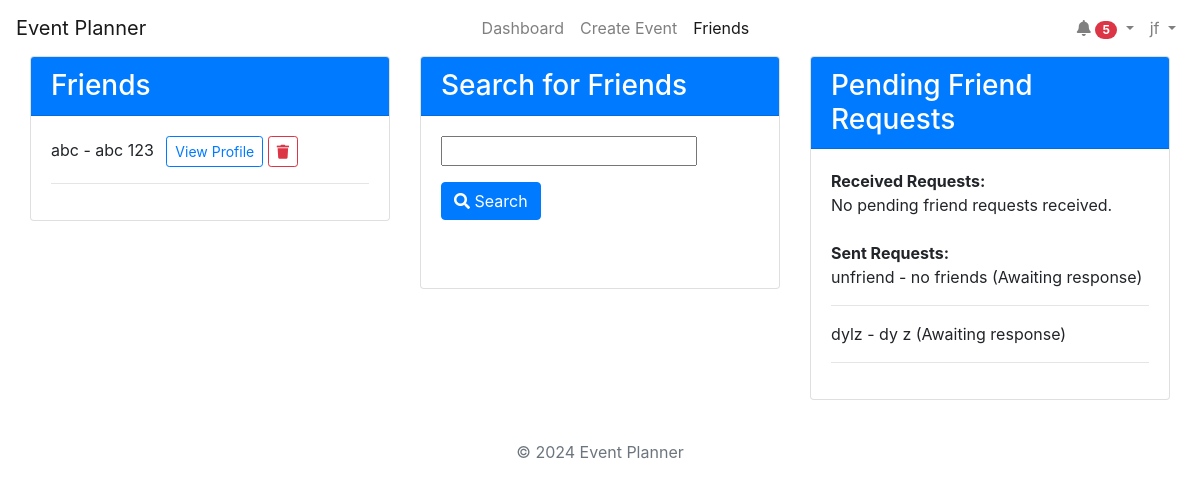
Page /friends/ (signed in) on the committed database.
### accounts/models.py (models this page shows, shortened)
class Friendship(models.Model):
    from_user = models.ForeignKey(
        User, related_name="from_friend", on_delete=models.CASCADE
    )
    to_user = models.ForeignKey(
        User, related_name="to_friend", on_delete=models.CASCADE
    )
    status = models.CharField(
        max_length=20,
        choices=[
            ("pending", "Pending"),
            ("accepted", "Accepted"),
            ("declined", "Declined"),
        ],
    )
    created_at = models.DateTimeField(auto_now_add=True)

### accounts/views.py (the view)
# urls.py: path("friends/", views.friends_page, name="friends_page"),
@login_required
def friends_page(request):
    current_user = request.user
    search_query = ""
    search_results = []
    if "search_query" in request.GET or "user" in request.GET:
        search_form = FriendSearchForm(request.GET)
        if search_form.is_valid():
            search_query = search_form.cleaned_data.get("search_query", "")
            selected_user = search_form.cleaned_data.get("user")
            if selected_user:
                search_results = [selected_user]
            else:
                search_results = User.objects.filter(
                    Q(username__icontains=search_query)
                    | Q(first_name__icontains=search_query)
                    | Q(last_name__icontains=search_query)
                ).exclude(id=current_user.id)
        else:
            search_results = []
    else:
        search_form = FriendSearchForm()
        search_results = []
    friends = Friendship.objects.filter(
        (Q(from_user=current_user) | Q(to_user=current_user))
        & Q(status="accepted")
    )
    pending_requests_received = Friendship.objects.filter(
        Q(to_user=current_user) & Q(status="pending")
    )
    pending_requests_sent = Friendship.objects.filter(
        Q(from_user=current_user) & Q(status="pending")
    )
    context = {
        "search_form": search_form,
        "search_query": search_query,
        "search_results": search_results,
        "friends": friends,
        "pending_requests_received": pending_requests_received,
        "pending_requests_sent": pending_requests_sent,
    }
    return render(request, "accounts/friends.html", context)

### accounts/forms.py
class FriendSearchForm(forms.Form):
    search_query = forms.CharField(max_length=100, label="", required=False)

### accounts/context_processors.py (called while the page is built)
def google_api_key(request):
    return {"GOOGLE_API_KEY": os.getenv("GOOGLE_API_KEY")}

### notifications/context_processors.py (called while the page is built)
def notifications(request):
    if request.user.is_authenticated:
        all_unread_notifications = Notification.objects.filter(
            user=request.user, read=False
        ).order_by("-created_at")
        unread_count = all_unread_notifications.count()
        recent_unread_notifications = all_unread_notifications[:8]
        return {
            "recent_unread_notifications": recent_unread_notifications,
            "unread_count": unread_count,
        }
    return {}

### accounts/templates/accounts/friends.html (shortened to what this page needs)
{% extends 'base.html' %}
{% block content %}
<div class="container-fluid">
    <div class="row">
        <div class="col-lg-4 mb-4">
            <div class="card">
                <div class="card-header bg-primary text-white">
                    <h3 class="mb-0">Friends</h3>
                </div>
                <div class="card-body">
                    <ul class="list-unstyled">
                        {% for friendship in friends %}
                            <li>
                                {% if friendship.from_user == user %}
                                    {{ friendship.to_user.username }} - {{ friendship.to_user.first_name }} {{ friendship.to_user.last_name }}
                                {% else %}
                                    {{ friendship.from_user.username }} - {{ friendship.from_user.first_name }} {{ friendship.from_user.last_name }}
                                {% endif %}
                                <a href="{% url 'view_profile' friendship.to_user.id %}" class="btn btn-sm btn-outline-primary ml-2">View Profile</a>
                                <button class="btn btn-sm btn-outline-danger delete-btn" data-friend-id="{{ friendship.to_user.id }}"><i class="fa fa-trash"></i></button>
                            </li>
                            <hr>
                        {% empty %}
                            <li>You have no friends yet.</li>
                        {% endfor %}
                    </ul>
                </div>
            </div>
        </div>
        <div class="col-lg-4 mb-4">
            <div class="card">
                <div class="card-header bg-primary text-white">
                    <h3 class="mb-0">Search for Friends</h3>
                </div>
                <div class="card-body">
                    <form method="get" action="{% url 'friends_page' %}">
                        {{ search_form.as_p }}
                        <button type="submit" class="btn btn-primary"><i class="fa fa-search"></i> Search</button>
                    </form>
                    <br>
                    <br>
                </div>
            </div>
        </div>
        <div class="col-lg-4 mb-4">
            <div class="card">
                <div class="card-header bg-primary text-white">
                    <h3 class="mb-0">Pending Friend Requests</h3>
                </div>
                <div class="card-body">
                    <ul class="list-unstyled">
                        <li><strong>Received Requests:</strong></li>
                        {% for request in pending_requests_received %}
                            <li>
                                {{ request.from_user.username }} - {{ request.from_user.first_name }} {{ request.from_user.last_name }}
                                <a href="{% url 'respond_friend_request' request.id 'accept' %}" class="btn btn-sm btn-outline-success"><i class="fa fa-check"></i> Accept</a>
                                <a href="{% url 'respond_friend_request' request.id 'decline' %}" class="btn btn-sm btn-outline-danger"><i class="fa fa-times"></i> Decline</a>
                            </li>
                            <hr>
                        {% empty %}
                            <li>No pending friend requests received.</li>
                        {% endfor %}
                        <br>
                        <li><strong>Sent Requests:</strong></li>
                        {% for request in pending_requests_sent %}
                            <li>
                                {{ request.to_user.username }} - {{ request.to_user.first_name }} {{ request.to_user.last_name }}
                                <span>(Awaiting response)</span>
                            </li>
                            <hr>
                        {% empty %}
                            <li>No pending friend requests sent.</li>
                        {% endfor %}
                    </ul>
                </div>
            </div>
        </div>
    </div>
</div>
{% endblock %}

### templates/base.html (shortened to what this page needs)
<!DOCTYPE html>
<html lang="en">
<head>
    {% load static %}
    <link rel="stylesheet" href="https://stackpath.bootstrapcdn.com/bootstrap/4.5.2/css/bootstrap.min.css">
    <link rel="stylesheet" href="https://cdnjs.cloudflare.com/ajax/libs/font-awesome/5.15.4/css/all.min.css">
    <link rel="stylesheet" href="https://cdnjs.cloudflare.com/ajax/libs/fullcalendar/3.10.2/fullcalendar.min.css" />
</head>
<body class="c-app">
    <header class="c-header c-header-light c-header-fixed">
        <nav class="navbar navbar-expand-lg navbar-light">
            <a class="navbar-brand" href="{% url 'home' %}">Event Planner</a>
            <div class="collapse navbar-collapse" id="navbarSupportedContent">
                <ul class="navbar-nav ml-auto">
                    {% if user.is_authenticated %}
                        <li class="nav-item {% if request.resolver_match.url_name == 'dashboard' %}active{% endif %}">
                            <a class="nav-link" href="{% url 'dashboard' %}">Dashboard</a>
                        </li>
                        <li class="nav-item {% if request.resolver_match.url_name == 'create_event' %}active{% endif %}">
                            <a class="nav-link" href="{% url 'create_event' %}">Create Event</a>
                        </li>
                        <li class="nav-item {% if request.resolver_match.url_name == 'friends_page' %}active{% endif %}">
                            <a class="nav-link" href="{% url 'friends_page' %}">Friends</a>
                        </li>
                    {% endif %}
                </ul>
                {% if user.is_authenticated %}
                    <ul class="navbar-nav ml-auto">
                        <li class="nav-item dropdown">
                            <a class="nav-link dropdown-toggle" href="#" id="navbarDropdown" role="button" data-toggle="dropdown"
                                aria-haspopup="true" aria-expanded="false">
                                <i class="fas fa-bell"></i>
                                {% if unread_count > 0 %}
                                    <span class="badge badge-pill badge-danger">{{ unread_count }}</span>
                                {% endif %}
                            </a>
                        </li>
                        <li class="nav-item dropdown">
                            <a class="nav-link dropdown-toggle" href="#" id="profileDropdown" role="button" data-toggle="dropdown"
                                aria-haspopup="true" aria-expanded="false">
                                {{ user.username }}
                            </a>
                        </li>
                    </ul>
                {% endif %}
            </div>
        </nav>
    </header>
    <main class="c-main">
        <div class="container-fluid">
            <div class="fade-in">
                {% block content %}{% endblock %}
            </div>
        </div>
    </main>
    <footer class="footer mt-auto py-3">
        <div class="container text-center">
            <p class="text-muted">&copy; 2024 Event Planner</p>
        </div>
    </footer>
</body>
</html>

### rows in the picture
Friendship: from_user.username "abc", from_user.first_name "abc", from_user.last_name "123"
Friendship: to_user.username "unfriend", to_user.first_name "no", to_user.last_name "friends"
Friendship: to_user.username "dylz", to_user.first_name "dy", to_user.last_name "z"

### other values in the picture
{{ unread_count }} "5"
{{ user.username }} "jf"
